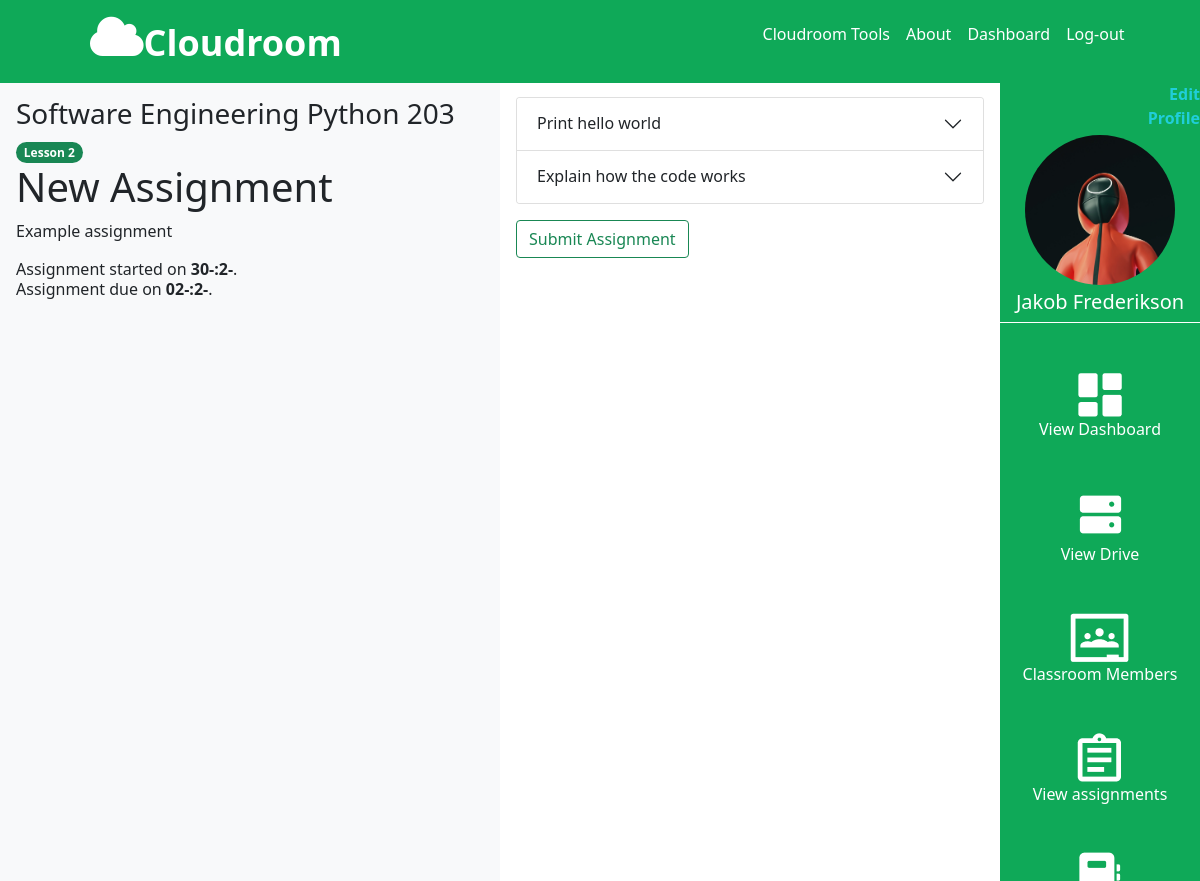
The app's page /classroom/1/1/assignments/2 (signed in) with its own data.
### CloudMain/models.py (models this page shows, shortened)
class Account(db.Model, UserMixin):
    id = db.Column(db.Integer(), primary_key=True)
    first_name = db.Column(db.String(length=30), nullable=False)
    last_name = db.Column(db.String(length=30), nullable=False)
    gender = db.Column(db.String(length=20), nullable=False)
    school = db.Column(db.String(length=50), nullable=False)
    nickname = db.Column(db.String(length=30), nullable=False)
    email = db.Column(db.String(length=20), nullable=False, unique=True)
    password_hash = db.Column(db.String(length=12), nullable=False)
    profile_pic = db.Column(db.String(length=20), nullable=False)
    account_type = db.Column(db.String(length=20), nullable=False)
    items = db.relationship('Upload_File', backref='owned_user', lazy=True)#Lazy gets all items from Upload_file
    poster = db.relationship('Post', backref='poster', lazy=True)  # Lazy gets all items from Upload_file
    papers = db.relationship('Paper', backref='tutor', lazy=True)
    comment = db.relationship('Comments', backref='commenter', lazy=True)
    assignment_submissions = db.relationship('StudentAssignmentSubmission', backref='student', lazy=True)
    question_submissions = db.relationship('StudentQuestionSubmission', backref='student', lazy=True)
    @property
    def password(self):
        return self.password

class Classroom(db.Model):
    __tablename__ = 'classroom'
    id = db.Column(db.Integer(), primary_key=True)
    classroom_name = db.Column(db.String(length=30), nullable=False)
    id_paper = db.Column(db.Integer(), db.ForeignKey('paper.id'), nullable=True)

class Paper(db.Model):
    __tablename__ = 'paper'
    id = db.Column(db.Integer(), primary_key=True)
    paper_name = db.Column(db.String(length=30), nullable=False)
    paper_picture = db.Column(db.String(length=20), nullable=False)
    paper_room_number = db.Column(db.String(length=20), nullable=False)
    paper_description = db.Column(db.Text,nullable=False)
    id_classroom = db.Column(db.Integer(), db.ForeignKey('classroom.id'), nullable=False)
    account_id = db.Column(db.Integer(), db.ForeignKey('account.id'), nullable=False)
    owner = db.relationship('Post', backref='post_owner', lazy=True)

class Assignment(db.Model):
    __tablename__ = 'assignment'
    id = db.Column(db.Integer(), primary_key=True)
    name = db.Column(db.String(length=30), nullable=False)
    description = db.Column(db.String(), nullable = True)
    creationDate = db.Column(db.Date())
    dueDate = db.Column(db.Date())
    picture = db.Column(db.String(length=20), nullable=False)
    isPublished = db.Column(db.Boolean())
    teacher_id = db.Column(db.Integer())
    paper_id = db.Column(db.Integer(), db.ForeignKey('paper.id'), nullable = False)
    class_id = db.Column(db.Integer(), db.ForeignKey('classroom.id'), nullable = False)
    questions = db.relationship('Question', backref='owned_assignment', lazy=True)
    student_assignment_submissions = db.relationship('StudentAssignmentSubmission', backref='assignment', lazy=True)

class Question(db.Model):
    __tablename__ = 'question'
    id = db.Column(db.Integer(), primary_key=True)
    owner = db.Column(db.Integer(), db.ForeignKey('assignment.id'), nullable = False)
    type = db.Column(db.String(), nullable = False)
    title = db.Column(db.String(), nullable = False)
    description = db.Column(db.String(), nullable = True)
    placeholder_text = db.Column(db.String(), nullable = True)
    student_question_submission = db.relationship('StudentQuestionSubmission', backref='owned_question', lazy = True)

### CloudMain/route.py (the view, shortened to what this page needs)
@app.route('/classroom/<class_id>/<paper_id>/assignments/<assignment_id>', methods=['POST', 'GET'])
@login_required
def classroom_assignment_content(class_id, paper_id, assignment_id):
    submit_button = GeneralSubmitForm()
    classroom = Classroom.query.filter_by(id=int(class_id)).first()
    paper = Paper.query.filter_by(id=int(paper_id)).first()
    assignment = Assignment.query.filter_by(id=int(assignment_id)).first()
    questions = []
    for question in Question.query.all():
        if int(question.owner) == int(assignment_id):
            questions.append(question)
    form = dynamic_question_submission(questions)(request.form)
    if form.errors != {}:
        for err_msg in form.errors.values():
            flash(f'There was an error with creating an Assignment: {err_msg}', err_msg)
    return render_template('classroom_assignment_content.html', classroom=classroom,
                                                                paper=paper,
                                                                assignment=assignment,
                                                                questions=questions,
                                                                form = form,
                                                                submit_button = submit_button)

### CloudMain/forms.py
class GeneralSubmitForm(FlaskForm):
    submit = SubmitField('Delete')

    class F(FlaskForm):
        submit = SubmitField('Submit Assignment')

### CloudMain/forms.py (called while the page is built)
def dynamic_question_submission(qs):
    class F(FlaskForm):
        submit = SubmitField('Submit Assignment')
    for q in qs:
        if q.type == "code":
            field = TextAreaField()
        if q.type == "text":
            field = CKEditorField()
        setattr(F, f'q-{q.id}', field)
    return F

### CloudMain/models.py (called while the page is built)
@login_manager.user_loader
def load_user(user_id):
    return Account.query.get(int(user_id))

### CloudMain/templates/classroom_assignment_content.html (shortened to what this page needs)
{% extends 'base.html' %}
{% block style %}
<link rel="stylesheet" href="{{ url_for('static', filename='JS/AssignmentsJS/codemirror-5.65.3/lib/codemirror.css') }}">
<link rel="stylesheet" href="{{ url_for('static', filename='JS/AssignmentsJS/codemirror-5.65.3/theme/lucario.css') }}">
{% endblock %}
{% block content %}
{% include 'base_sidenav.html' %}
<body>
    <div class="container-fluid cloudroom-container">
        <div class="row min-vh-100">
            <div class="col-sm-5 assignment-description p-3 bg-light">
                <header>
                    <h3> {{ classroom.classroom_name }} {{ paper.paper_name }} </h3>
                    <span class="badge rounded-pill bg-success">Lesson {{ assignment.id }}</span>
                </header>
                <section class="description">
                    <h1>{{ assignment.name }}</h1>
                    <p class="text-break">{{ assignment.description }} </p>
                    <p class="text-break lh-sm">
                        Assignment started on <strong><span id="cDate">{{ assignment.creationDate }}</span></strong>.
                        <br>
                        Assignment due on <strong><span id="dDate">{{ assignment.dueDate }}</span></strong>.
                    </p>
                </section>
            </div>
            <div class="col-sm-5 assignment-questions p-3">
                <div class="accordion" id="questionsAccordion">
                    <form method="POST">
                    {% for question in questions %}
                        <div class="accordion-item">
                            <h2 class="accordion-header" id="heading{{ question.id }}">
                                <button class="accordion-button collapsed"
                                type="button"
                                data-bs-toggle="collapse"
                                data-bs-target="#collapse{{ question.id }}"
                                aria-expanded="false"
                                aria-controls="collapse{{ question.id }}">
                                    {{ question.title }}
                                </button>
                            </h2>
                                {% set field = form|attr('q-{}'.format(question.id)) -%}
                        </div>
                    {% endfor %}
                    {% if current_user.account_type == "Student" %}
                        {{ form.submit(class_="btn btn-outline-success mt-3") }}
                    {% endif %}
                    </form>
                </div>
            </div>
        </div>
    </div>
</body>
{% endblock %}

### CloudMain/templates/base_sidenav.html (shortened to what this page needs)
<link rel="stylesheet" href="{{ url_for('static',filename='css/side_nav.css') }}">
<div class="col-sm-2 min-vh-100 float-end end-0 side-nav cloudroom-green position-fixed">
   <div class="user-section">
      <a href="{{url_for('user_profile', user = current_user.first_name)}}" class="text-reset text-decoration-none">
         <p class="fw-bold text-sm-end" style="color:#20CED9; margin-left: 120px; margin-bottom:0;">Edit Profile</p>
      </a>
      <div class="thumbnail">
         <img src="{{url_for('static',filename = current_user.profile_pic)}}" alt="Squid game avatar from Unsplash">
      </div>
      <h5 id="username">{{ current_user.first_name }} {{ current_user.last_name }}</h5>
   </div>
   <div class="nav-icons">
      <div class="nav-button">
         <a href="{{ url_for('dashboard_page', user = current_user.first_name) }}"
            class="text-reset text-decoration-none nav-button">
            <img src="{{url_for('static',filename = 'images/dashboard_icon.png')}}" alt="Your dashboard icon">
            <p>View Dashboard</p>
         </a>
      </div>
      <div class="nav-button">
         <a href="{{url_for('user_drive', user = current_user.first_name ,id='000')}}"
            class="text-reset text-decoration-none nav-button">
            <img src="{{url_for('static',filename = 'images/ph_hard-drives-fill.png')}}" alt="Your storage drive icon">
            <p>View Drive</p>
         </a>
      </div>
      {% if "drive" not in request.path %}
      {% if "dashboard" not in request.path %}
      {% if "grades" not in request.path %}
      {% if "create_assignment" not in request.path %}
      <div class="nav-button">
         <button type="button" data-bs-toggle="modal" data-bs-target="#showMembersModal"
            style="border: none; background-color: transparent; color: white;">
            <img src="{{url_for('static',filename = 'images/members_icon.png')}}" alt="All classroom members">
            <p class="text-reset text-decoration-none nav-button">Classroom Members</p>
         </button>
      </div>
      <div class="nav-button">
         <a href="{{ url_for('classroom_assignments_list', class_id = classroom.id, paper_id = paper.id) }}"
            class="text-reset text-decoration-none nav-button">
            <img src="{{url_for('static',filename = 'images/assignments_icon.png')}}" alt="Your storage drive icon">
            <p>View assignments</p>
         </a>
      </div>
      {% endif %}
      {% endif %}
      {% endif %}
      {% endif %}
      {% if current_user.account_type == "Student" %}
      <div class="nav-button">
         <a href="{{ url_for('student_grades', user_id = current_user.id) }}"
            class="text-reset text-decoration-none nav-button">
            <img src="{{url_for('static',filename = 'images/grades_icon.png')}}" alt="Your grades icon">
         </a>
      </div>
      {% endif %}
   </div>
</div>

### CloudMain/static/CSS/side_nav.css (style rules this page uses)
.side-nav { padding: 0%; }
.cloudroom-green { background-color: #0FA958; }
.user-section { border-top: 1px white; border-bottom: 1px white; border-style: solid none; display: flex; flex-direction: column; justify-content: center; align-items: center; color: white; }
.thumbnail { position: relative; width: 150px; height: 150px; border-radius: 50%; overflow: hidden; margin: 5px 0px; }
.thumbnail img { position: absolute; left: 50%; top: 50%; height: 100%; width: auto; -webkit-transform: translate(-50%, -50%); -ms-transform: translate(-50%, -50%); transform: translate(-50%, -50%); }
.nav-icons { margin: 50px 0; display: flex; flex-direction: column; justify-content: center; align-items: center; gap: 30px; }
.nav-button { display: flex; flex-direction: column; justify-content: center; align-items: center; color: white; }
body:not(.modal-open) { padding-right: 0px !important; }

### records on screen
Account: profile_pic (picture), first_name "Jakob", last_name "Frederikson"
Classroom: classroom_name "Software Engineering"
Paper: paper_name "Python 203"
Assignment: id "2", name "New Assignment", description "Example assignment"
Question: title "Print hello world"
Question: title "Explain how the code works"
